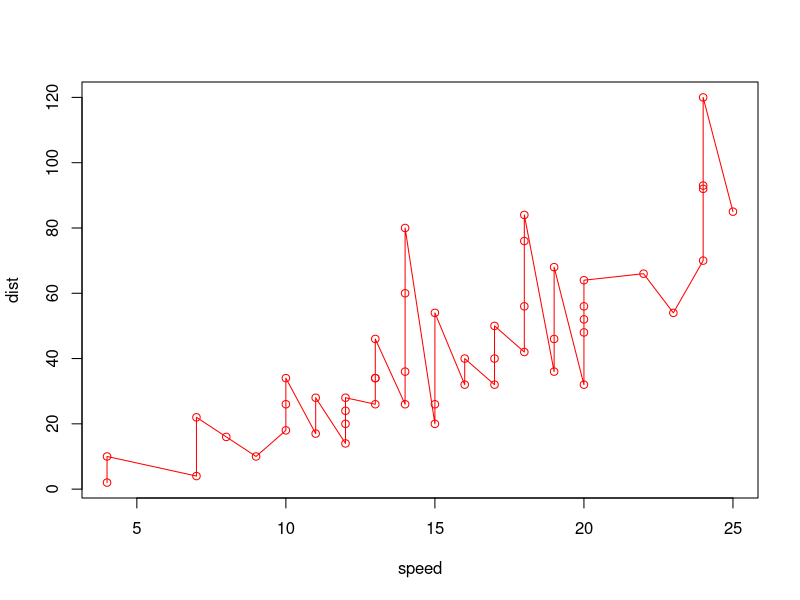
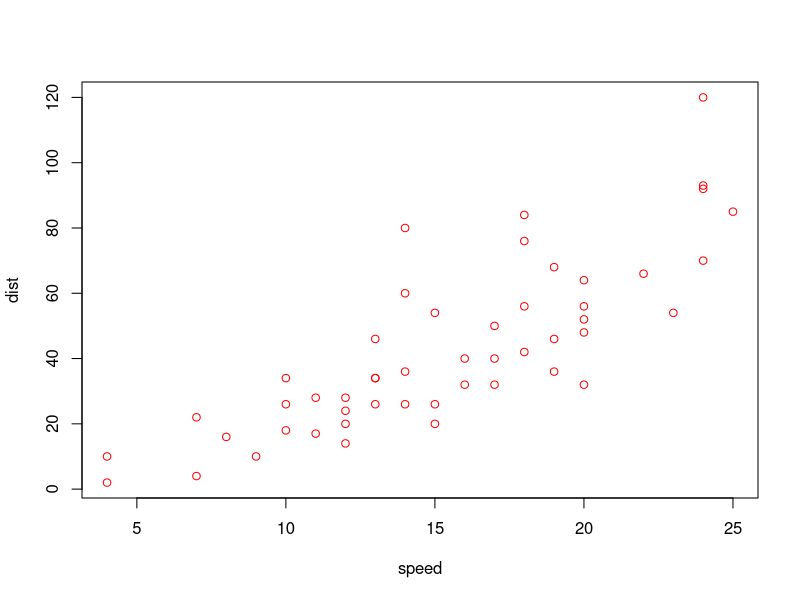
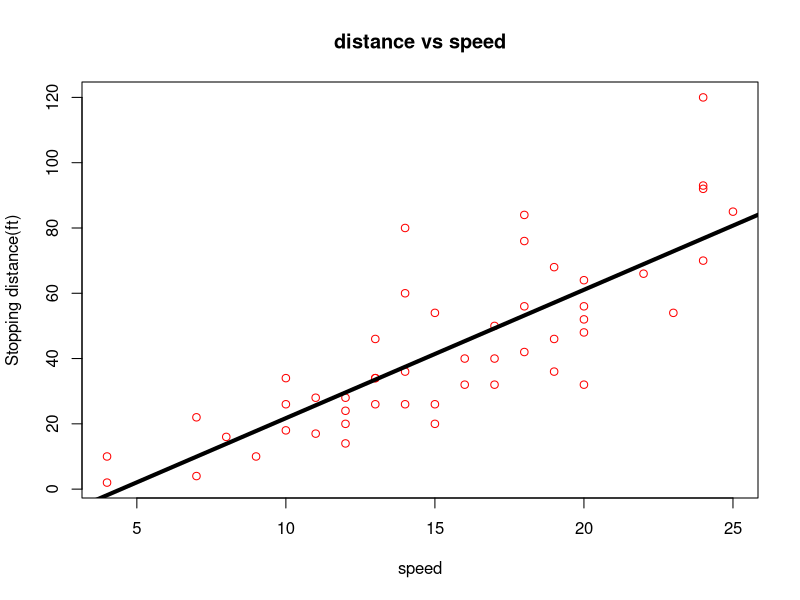

These charts were generated, in order, by the following R code:
cars
d1=cars
d1
d1$speed
d1$dist
cov(d1$speed, d1$dist)
cor(d1$speed, d1$dist)
plot(d1,type='o',xlab='speed',ylab='dist',col='red')
plot(d1,type='p',xlab='speed',ylab='dist',col='red')
lred=lm(dist~speed,d=d1)
lred
summary(lred)
summary(d1)
plot(d1$speed, d1$dist, xlab = "speed", ylab = "Stopping distance(ft)", main = "distance vs speed", col="red")
abline(lred, col="black", lty=1, lwd=4)
